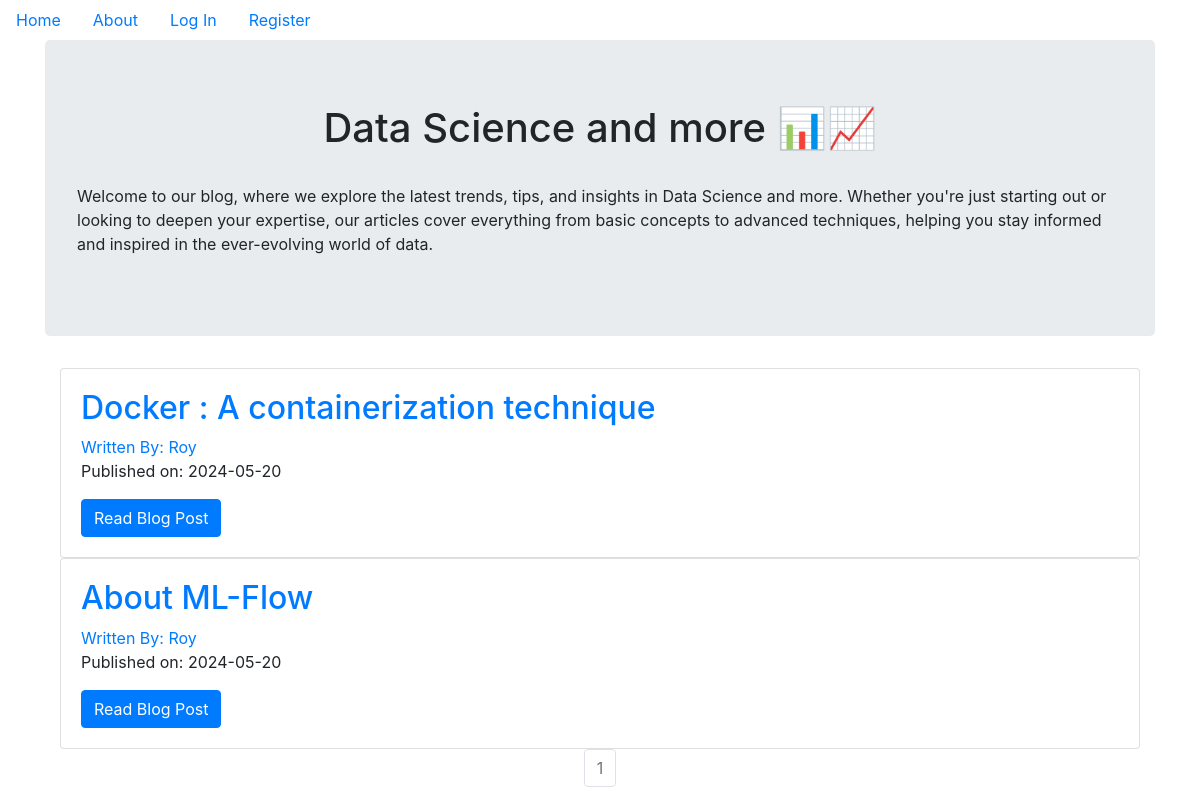
Before: / with the older database file.
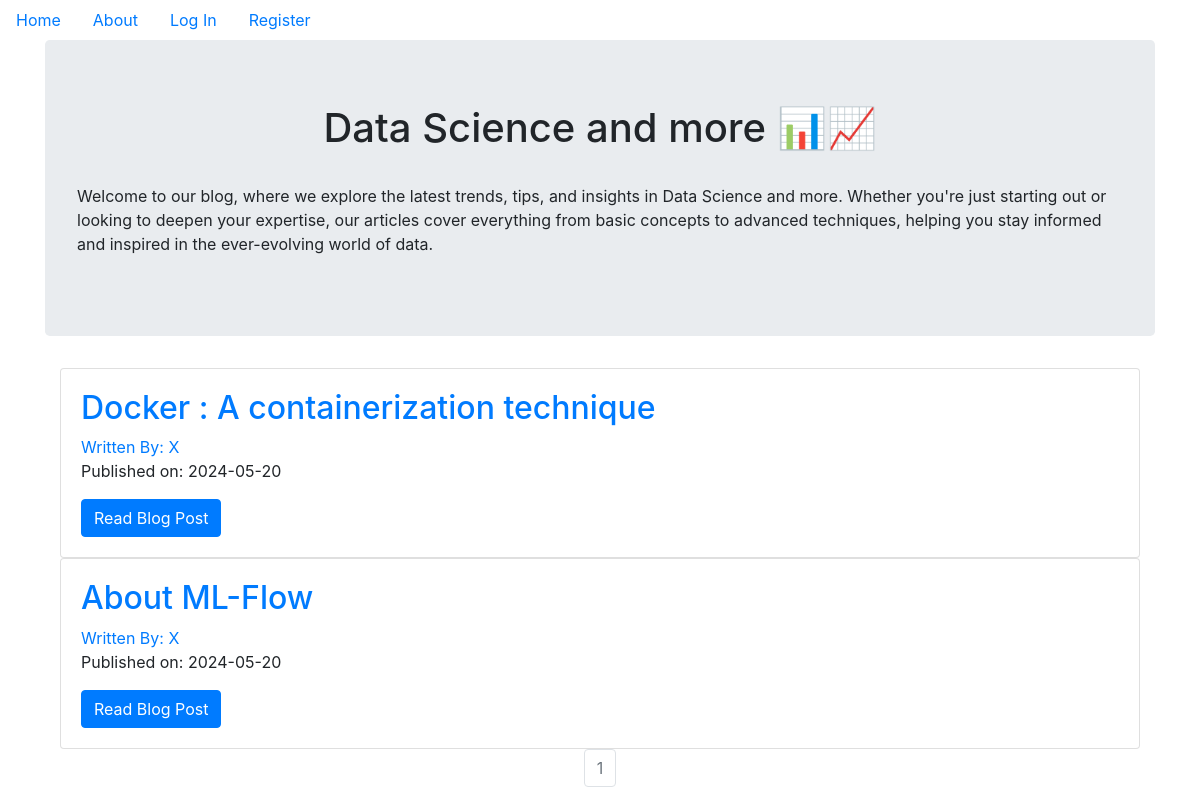
After: the same page with the newer database file.
### puppycompanyblog/models.py (models this page shows, shortened)
class BlogPost(db.Model):
    users = db.relationship(User)
    id = db.Column(db.Integer,primary_key=True)
    user_id = db.Column(db.Integer,db.ForeignKey('users.id'),nullable=False)
    date = db.Column(db.DateTime,nullable=False,default=datetime.utcnow)
    title = db.Column(db.String(140),nullable=False)
    text = db.Column(db.Text,nullable=False)

class User(db.Model,UserMixin):
    __tablename__ = 'users'
    id = db.Column(db.Integer,primary_key=True)
    profile_image = db.Column(db.String(64),nullable=False,default='default_profile.png')
    email = db.Column(db.String(64),unique=True,index=True)
    username = db.Column(db.String(64),unique=True,index=True)
    password_hash = db.Column(db.String(128))
    posts = db.relationship('BlogPost',backref='author',lazy=True)

### puppycompanyblog/core/views.py (the view)
@core.route('/')
def index():
    page=request.args.get('page',1,type=int)
    blog_posts=BlogPost.query.order_by(BlogPost.date.desc()).paginate(page=page,per_page=5)
    return render_template('index.html',blog_posts=blog_posts)

### puppycompanyblog/templates/index.html
{% extends "base.html" %}
{% block content %}
<div class="jumbotron">
<center>
<h1>Data Science and more 📊📈</h1>
</center>
<br>
<p>Welcome to our blog, where we explore the latest trends, tips, and insights in Data Science and more. Whether you're just starting out or looking to deepen your expertise, our articles cover everything from basic concepts to advanced techniques, helping you stay informed and inspired in the ever-evolving world of data.</p>
</div>
<div class="container">
    {% for post in blog_posts.items %}
        <div class="card">
        <div class="card-body">
        <h2><a class='card-title' href="{{url_for('blog_posts.blog_post',blog_post_id=post.id)}}">{{post.title}}</a></h2>
        <a href="{{url_for('users.user_posts',username=post.author.username)}}">Written By: {{post.author.username}}</a>
        <p>Published on: {{post.date.strftime('%Y-%m-%d')}}</p>
        <a class='btn btn-primary' href="{{url_for('blog_posts.blog_post',blog_post_id=post.id)}}">Read Blog Post</a>
        </div>
        </div>
    {% endfor %}
</div>
<nav aria-label='Page Navigation example'>
<ul class="pagination justify-content-center">
    {% for page_num in blog_posts.iter_pages(left_edge=1, right_edge=1, left_current=1, right_current=2) %}
        {% if blog_posts.page==page_num %}
            <li class='page-item disabled'>
            <a class='page-link' href="{{url_for('core.index',page=page_num)}}">  {{page_num}} </a>
            </li>
        {% else %}
        <li class='page-item'>
            <a class='page-link' href="{{url_for('core.index',page=page_num)}}">  {{page_num}} </a>
            </li>
        {% endif %}
    {% endfor %}
</ul>
</nav>
{% endblock %}

### puppycompanyblog/templates/base.html (shortened to what this page needs)
<html>
<head>
<link rel="stylesheet" href="https://maxcdn.bootstrapcdn.com/bootstrap/4.0.0/css/bootstrap.min.css">
</head>
<body>
<ul class='nav'>
    <li class='nav-link'>
    <a href="{{url_for('core.index')}}">Home</a>
    </li>
    <li class='nav-link'>
    <a href="{{url_for('core.info')}}">About</a>
    </li>
    {% if current_user.is_authenticated %}
    <li class='nav-link'>
    <a href="{{url_for('users.logout')}}">Log Out </a>
    </li>
    <li class='nav-link'>
    <a href="{{url_for('users.account')}}">Account </a>
    </li>
    <li class='nav-link'>
    <a href="{{url_for('blog_posts.create_post')}}">Create Post </a>
    </li>
    {% else %}
    <li class='nav-link'>
    <a href="{{url_for('users.login')}}">Log In </a>
    </li>
    <li class='nav-link'>
    <a href="{{url_for('users.register')}}">Register </a>
    </li>
    {% endif %}
    <div class ="container">
    {% block content %}
    {% endblock %}
    </div>
</ul>
</body>
</html>

Changed rows visible on the page:
changed through a linked row, BlogPost "Docker : A containerization technique": author.username "Roy" → "X"
changed through a linked row, BlogPost "About ML-Flow": author.username "Roy" → "X"
